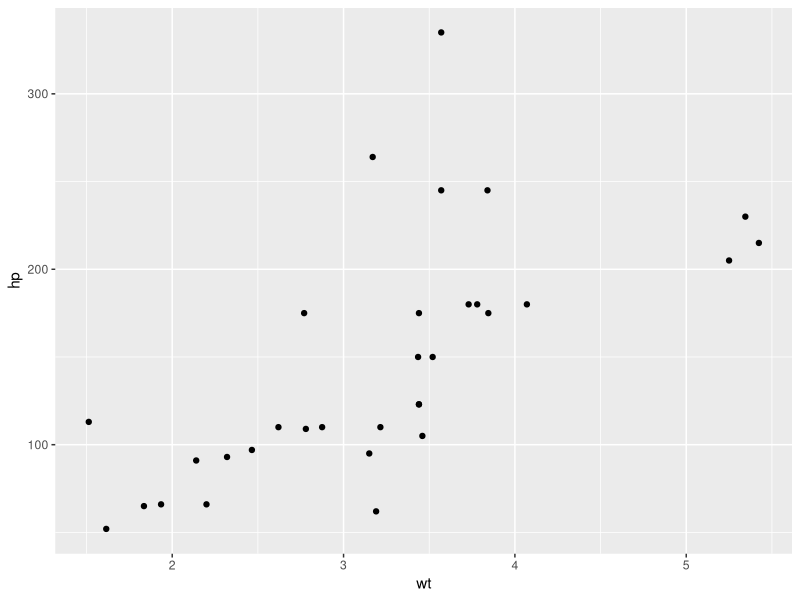

R code for this plot:
## ---- chunk 1
1 / 200 * 30
(59 + 73 + 2) / 3
sin(pi / 2)
## ---- chunk 2
library(ggplot2)
ggplot(mtcars, aes(wt, hp)) +
  geom_point() -> plot01

plot01
## ---- chunk 3
primes <- c(2, 3, 5, 7, 11, 13)
primes * 2
